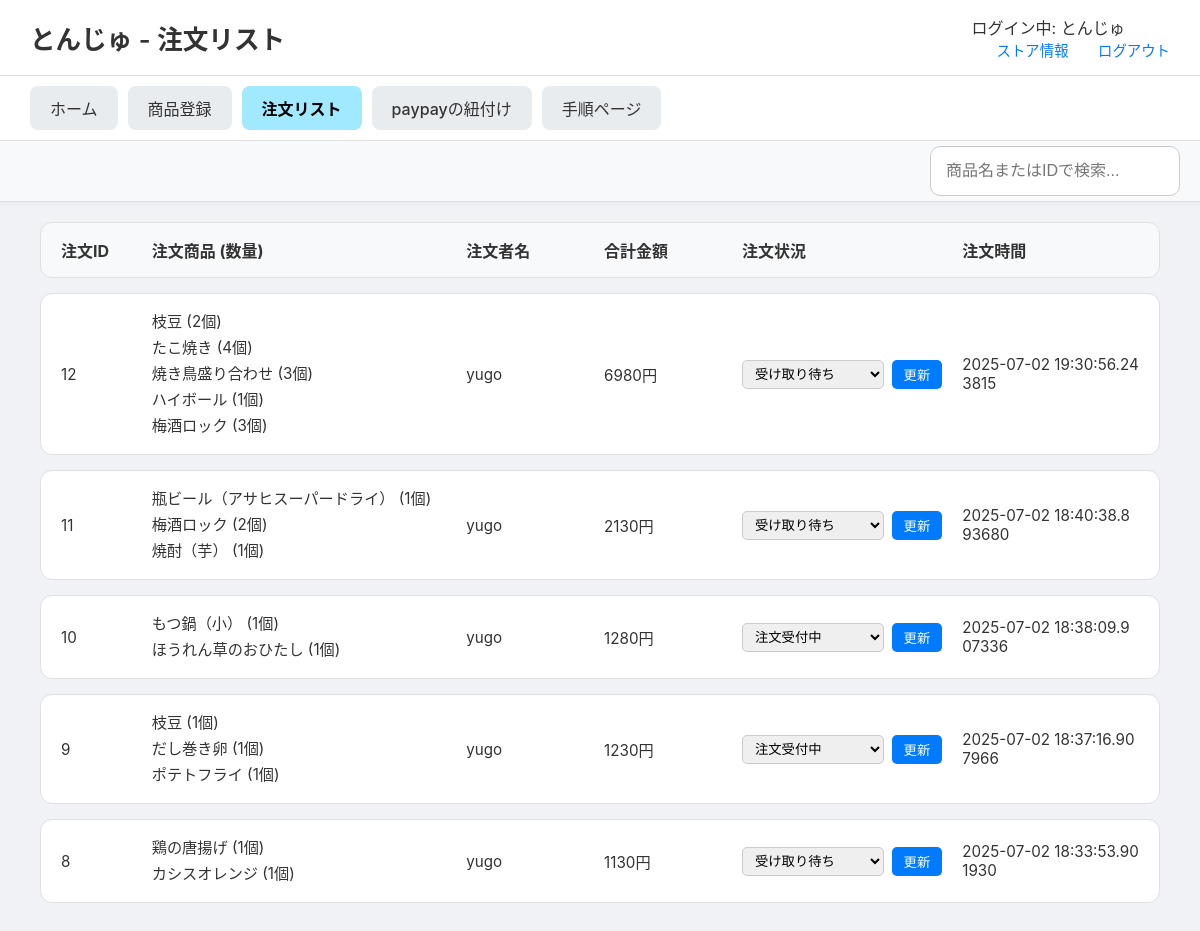
Screenshot of /stores/order-list (signed in) with the database file from the repository.
### tables this page shows
CREATE TABLE order_items (
    order_item_id INTEGER PRIMARY KEY AUTOINCREMENT,
    order_id INTEGER NOT NULL,
    menu_id INTEGER NOT NULL,
    quantity INTEGER NOT NULL DEFAULT 1,
    price_at_order INTEGER NOT NULL, 
    FOREIGN KEY (order_id) REFERENCES orders(order_id),
    FOREIGN KEY (menu_id) REFERENCES menus(menu_id)
);

CREATE TABLE menus (
    menu_id INTEGER PRIMARY KEY AUTOINCREMENT,
    store_id INTEGER, -- NOT NULL制約を削除し、NULLを許容
    menu_name TEXT NOT NULL,
    category TEXT NOT NULL,
    price INTEGER NOT NULL,
    soldout INTEGER NOT NULL DEFAULT 0,
    FOREIGN KEY (store_id) REFERENCES store(store_id)
);

CREATE TABLE users_table (
    id INTEGER PRIMARY KEY AUTOINCREMENT,
    u_name TEXT NOT NULL,
    email TEXT UNIQUE NOT NULL,
    password_hash TEXT NOT NULL,
    created_at TIMESTAMP DEFAULT CURRENT_TIMESTAMP
);

CREATE TABLE orders (
    order_id INTEGER PRIMARY KEY AUTOINCREMENT,
    user_id INTEGER NOT NULL,
    store_id INTEGER NOT NULL,
    status TEXT DEFAULT '注文受付中' CHECK (
        status IN (
            '注文受付中', '受付完了', '商品作成中', '作成直前', '受け取り待ち', 'completed', 'canceled'
        )
    ),
    datetime DATETIME NOT NULL,
    payment_method TEXT CHECK (payment_method IN ('PayPay')),
    total_amount INTEGER NOT NULL,
    FOREIGN KEY (user_id) REFERENCES users(user_id),
    FOREIGN KEY (store_id) REFERENCES store(store_id)
);

### routes/stores_detail/stores_detail.py (the view)
@stores_detail_bp.route('/order-list')
def order_list():
    store_id = session.get('store_id')
    store_name = session.get('store_name', 'ゲスト')
    conn = get_db_connection()
    query = """
        SELECT
            o.order_id, o.datetime, o.total_amount, o.status,
            u.u_name, m.menu_name, oi.quantity, oi.price_at_order
        FROM orders AS o
        JOIN order_items AS oi ON o.order_id = oi.order_id
        JOIN menus AS m ON oi.menu_id = m.menu_id
        JOIN users_table AS u ON o.user_id = u.id
        WHERE o.store_id = ?
        ORDER BY o.datetime DESC;
    """
    orders_raw = conn.execute(query, (store_id,)).fetchall()
    conn.close()
    orders_dict = {}
    for row in orders_raw:
        order_id = row['order_id']
        if order_id not in orders_dict:
            orders_dict[order_id] = {
                'id': order_id, 'datetime': row['datetime'], 'status': row['status'],
                'user_name': row['u_name'], 'total_amount': row['total_amount'],
                'items_list': [] # ★★★ キー名を'items'から'items_list'に変更 ★★★
            }
        orders_dict[order_id]['items_list'].append({
            'name': row['menu_name'], 'quantity': row['quantity'], 'price': row['price_at_order']
        })
    orders_list = list(orders_dict.values())
    return render_template('stores_detail/order_list.html', orders=orders_list, store_name=store_name)

### routes/stores_detail/stores_detail.py (called while the page is built)
def get_db_connection():
    db_path = os.path.join(os.path.dirname(__file__), '..', '..', 'app.db')
    conn = sqlite3.connect(db_path)
    conn.row_factory = sqlite3.Row  # 行を辞書形式で取得
    return conn

### templates/stores_detail/order_list.html (shortened to what this page needs)
<!DOCTYPE html>
<html lang="ja">
<head>
    <link rel="stylesheet" href="{{ url_for('static', filename='css/stores_detail.css') }}">
</head>
<body>
    <header class="site-header">
        <h1>{{ store_name }} - 注文リスト</h1>
        <div class="header-links">
            <div class="store-name">ログイン中: {{ store_name if store_name else 'ゲスト' }}</div>
            <a href="{{ url_for('stores_detail.store_info') }}">ストア情報</a>
            <a href="{{ url_for('general.explamation') }}">ログアウト</a>
        </div>
    </header>
    <nav class="main-nav">
        <ul>
            <li><a href="{{ url_for('stores_detail.store_home') }}" >ホーム</a></li>
            <li><a href="{{ url_for('stores_detail.menu_registration') }}">商品登録</a></li>
            <li><a href="{{ url_for('stores_detail.order_list') }}" class="active">注文リスト</a></li>
            <li><a href="{{ url_for('stores_detail.paypay_linking') }}">paypayの紐付け</a></li>
            <li><a href="{{ url_for('stores_detail.procedure') }}">手順ページ</a></li>
        </ul>
    </nav>
    <div class="sub-navigation">
        <input type="search" id="order-search" placeholder="商品名またはIDで検索...">
    </div>
    <main class="main-content">
        <div class="order-list-container">
            <div class="order-header">
                <div>注文ID</div>
                <div>注文商品 (数量)</div>
                <div>注文者名</div>
                <div>合計金額</div>
                <div>注文状況</div>
                <div>注文時間</div>
            </div>
            {% for order in orders %}
            <div class="order-item">
                <div>{{ order.id }}</div>
                <div>
                    <ul>
                    {% for item in order.items_list %}
                        <li>{{ item.name }} ({{ item.quantity }}個)</li>
                    {% endfor %}
                    </ul>
                </div>
                <div>{{ order.user_name }}</div>
                <div>{{ order.total_amount }}円</div>
                <div>
                    <form action="{{ url_for('stores_detail.update_order_status', order_id=order.id) }}" method="post">
                        <select name="status">
                            {% for s in ['注文受付中', '受付完了', '商品作成中', '作成直前', '受け取り待ち'] %}
                                <option value="{{ s }}" {% if order.status == s %}selected{% endif %}>{{ s }}</option>
                            {% endfor %}
                        </select>
                        <button type="submit">更新</button>
                    </form>
                </div>
                <div>{{ order.datetime }}</div>
            </div>
            {% else %}
            <div class="order-item no-orders">
                <p>現在、新しい注文はありません。</p>
            </div>
            {% endfor %}
        </div>
    </main>
</body>
</html>

### static/css/stores_detail.css (style rules this page uses)
body { font-family: -apple-system, BlinkMacSystemFont, "Segoe UI", Roboto, "Hiragino Sans", "Noto Sans CJK JP", "Yu Gothic", sans-serif; margin: 0; background-color: #f0f2f5; color: #333; }
.site-header { display: flex; justify-content: space-between; align-items: center; padding: 15px 30px; background-color: #ffffff; border-bottom: 1px solid #e0e0e0; }
.site-header h1 { font-size: 1.6em; margin: 0; font-weight: 600; }
.header-links a { margin-left: 25px; text-decoration: none; color: #007bff; font-size: 0.9em; font-weight: 500; }
.main-nav { background-color: #ffffff; padding: 10px 30px; border-bottom: 1px solid #e0e0e0; box-shadow: 0 2px 4px rgba(0,0,0,0.05); }
.main-nav ul { display: flex; list-style: none; margin: 0; padding: 0; gap: 10px; }
.main-nav a { display: block; padding: 10px 20px; text-decoration: none; color: #333; background-color: #e9ecef; border-radius: 8px; font-weight: 500; transition: background-color 0.2s; }
.main-nav a.active { background-color: #a0e9ff; color: #000; font-weight: bold; }
.main-content { padding: 20px 40px 40px 40px; }
.order-list-container { display: flex; flex-direction: column; gap: 15px; }
.order-header, .order-item { display: grid; grid-template-columns: 0.6fr 2.5fr 1fr 1fr 1.7fr 1.5fr; gap: 20px; align-items: center; padding: 15px 20px; border: 1px solid #e0e0e0; border-radius: 12px; background-color: #ffffff; }
.order-header { background-color: #f8f9fa; font-weight: bold; color: #333; }
.order-item > div { font-size: 0.95em; color: #333; word-break: break-all; }
.order-item ul { list-style: none; padding: 0; margin: 0; }
.order-item ul li { margin-bottom: 4px; }
.order-item form { display: flex; gap: 8px; align-items: center; }
.order-item select { padding: 5px 8px; border-radius: 5px; border: 1px solid #ccc; flex-grow: 1; }
.order-item button { padding: 5px 12px; border: none; background-color: #007bff; color: white; border-radius: 5px; cursor: pointer; transition: background-color 0.2s ease; }
.sub-navigation { display: flex; justify-content: flex-start; gap: 15px; background-color: #f8f9fa; padding: 5px 20px; border-bottom: 1px solid #ddd; box-shadow: 0 2px 4px rgba(0,0,0,0.04); position: sticky; top: 0; z-index: 1000; }
.sub-navigation input[type="search"] { width: 250px; padding: 15px; font-size: 1.0em; border: 1px solid #ccc; border-radius: 10px; box-sizing: border-box; margin-left: auto; }

### rows the page displays
order_items: id "12", name "枝豆", quantity "2", user_name "yugo", total_amount "6980", datetime "2025-07-02 19:30:56.243815"
order_items: name "たこ焼き", quantity "4"
order_items: name "焼き鳥盛り合わせ", quantity "3"
order_items: name "ハイボール", quantity "1"
order_items: name "梅酒ロック", quantity "3"
order_items: id "11", name "瓶ビール（アサヒスーパードライ）", quantity "1", user_name "yugo", total_amount "2130", datetime "2025-07-02 18:40:38.893680"
order_items: name "梅酒ロック", quantity "2"
order_items: name "焼酎（芋）", quantity "1"
order_items: id "10", name "もつ鍋（小）", quantity "1", user_name "yugo", total_amount "1280", datetime "2025-07-02 18:38:09.907336"
order_items: name "ほうれん草のおひたし", quantity "1"
order_items: id "9", name "枝豆", quantity "1", user_name "yugo", total_amount "1230", datetime "2025-07-02 18:37:16.907966"
order_items: name "だし巻き卵", quantity "1"
order_items: name "ポテトフライ", quantity "1"
order_items: id "8", name "鶏の唐揚げ", quantity "1", user_name "yugo", total_amount "1130", datetime "2025-07-02 18:33:53.901930"
order_items: name "カシスオレンジ", quantity "1"

### other values shown
{{ store_name }} "とんじゅ"
{{ store_name if store_name else 'ゲスト' }} "とんじゅ"
form field status "受け取り待ち"
form field status "注文受付中"
